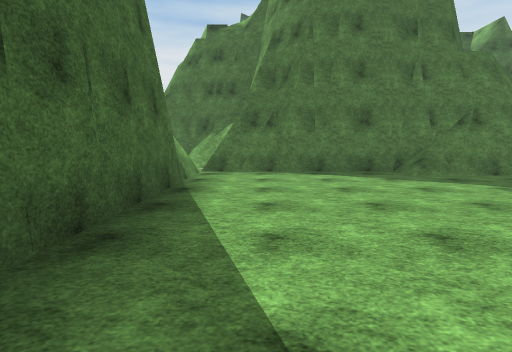
[1] (above)

16 first-person views from a walk through a 3-D level made in the Unity game engine. The camera is 1.4 m above the floor, tilts 6° down and sees 80° across. The floor is counted in squares, 2 m on a side. Each view is taken from the middle of a square. On the plan, view 1 faces up. The plan holds only what a view shows up to about 10 squares ahead; the rest is blank. The place goes on beyond the plan. Some animated figures are left out. Surface patterns are stand-ins for the level's own textures.

[2]
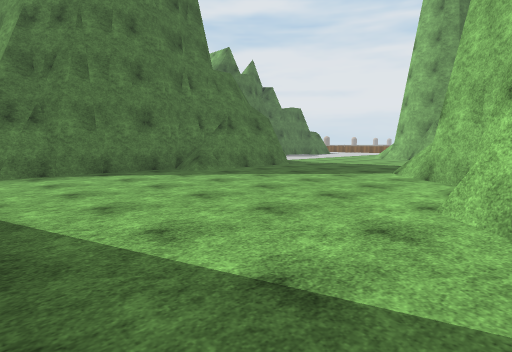

[3]
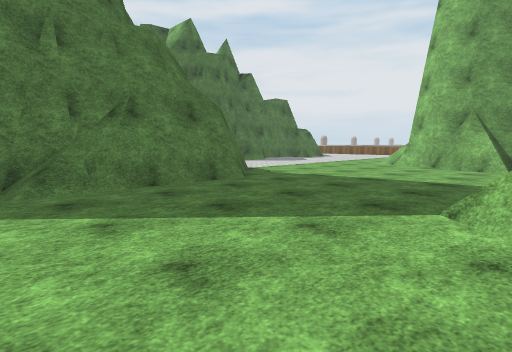

[4]
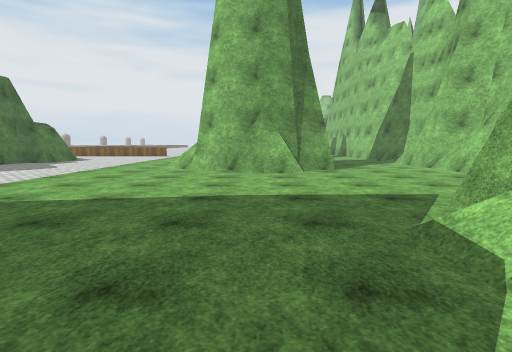

[5]
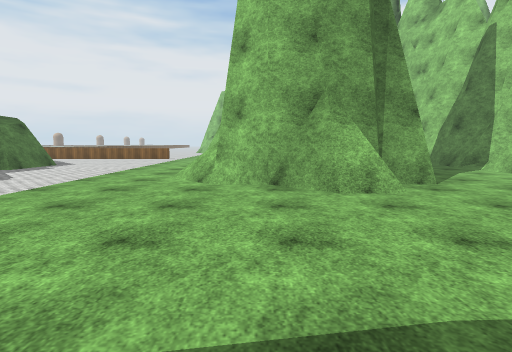

[6]
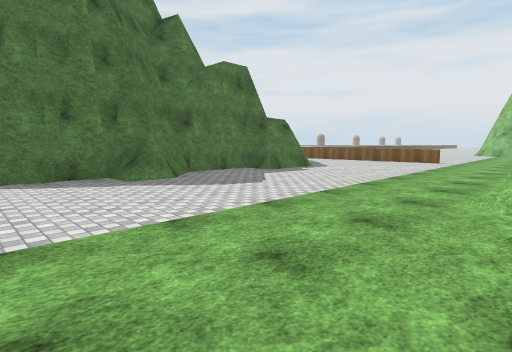

[7]
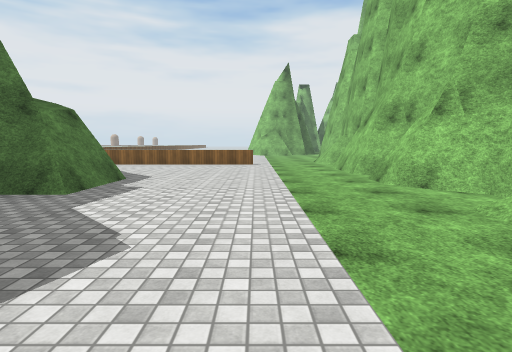

[8]
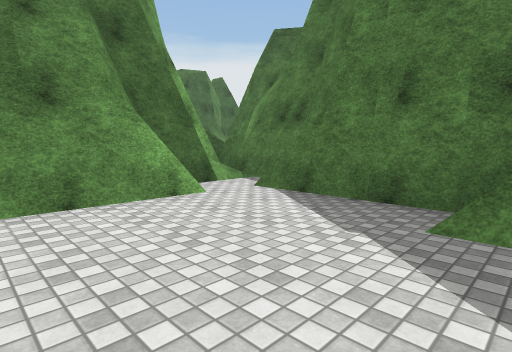

[9]
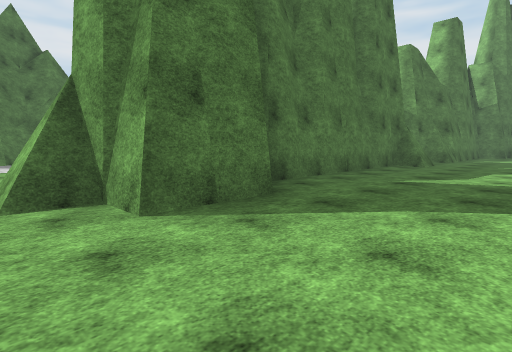

[10]
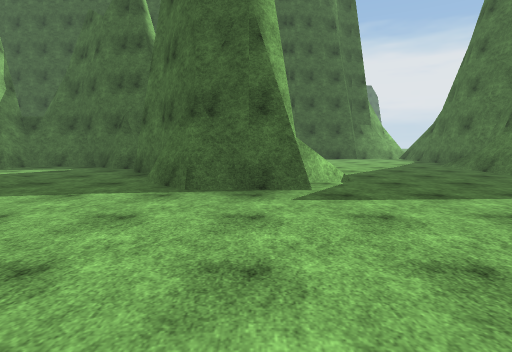

[11]
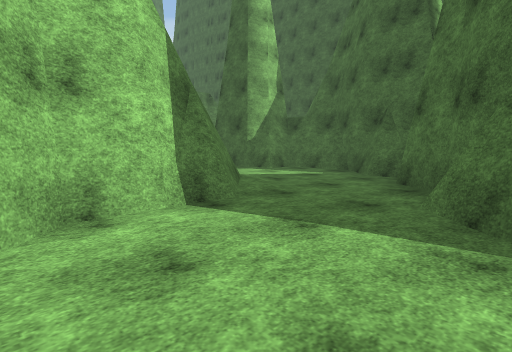

[12]
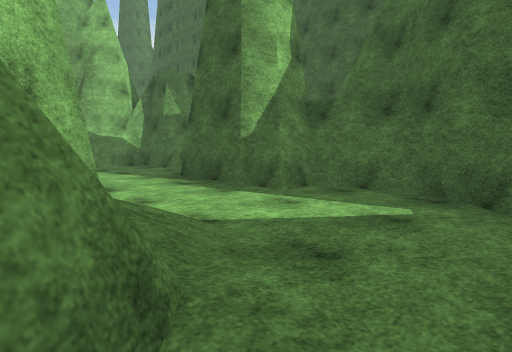

[13]
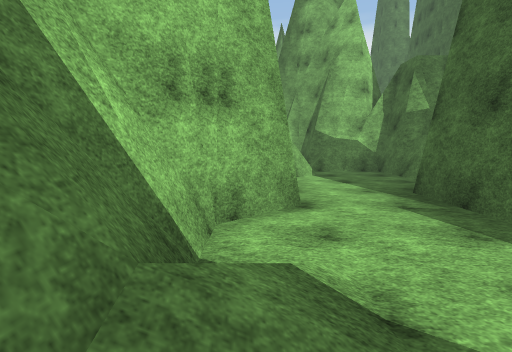

[14]
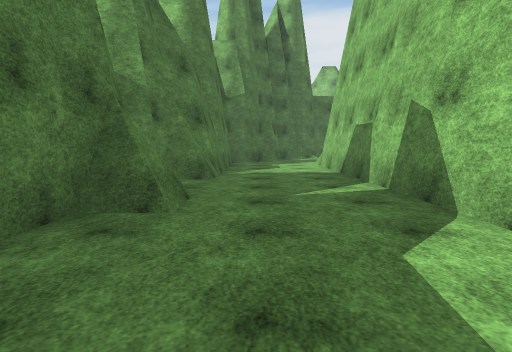

[15]
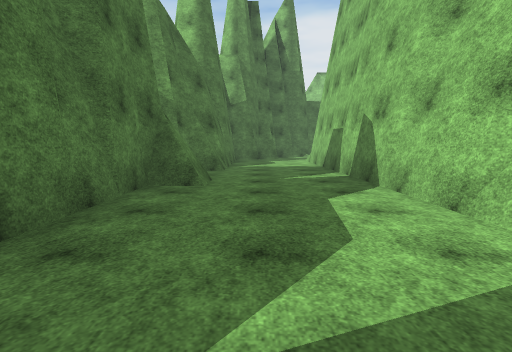

[16]
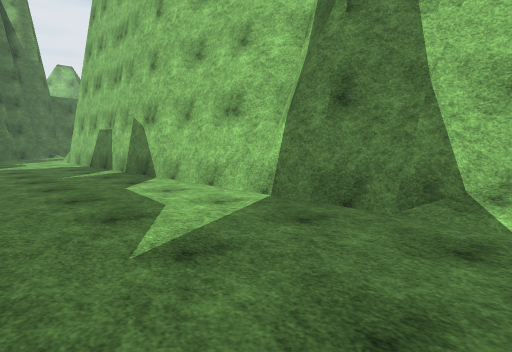

### Floor plan
Key: @ floor where view 1 was taken; # wall or solid block; . floor; / step, stairs or slope; = window, fence, low wall or low ledge.
Columns run from 2 left of view 1 to 29 right of it. Each row starts with its distance up from view 1.
 14         #####
 13          #/.########  ..=
 12          ##....//..##...=
 11           ##............=
 10 ##         #............=
  9 /#        ##............=
  8  ####### ##..............
  7 #...../###...............
  6 #...............#//#####.
  5 #...............####
  4 #..............## #
  3 #..............##############
  2 #.......###.....##......##.#####
  1  ....######.....................
  0  .@.##   ##.....................
 -1        ###.....####.############
 -2       ##...... ########
 -3      ##.../###
 -4      #.../##
 -5      #.../#
 -6      ##../#
 -7      ##...#
 -8       #..##
 -9       #..
-10       ...
-11      #...
-12      #..#
-13      ###
-14       ##

Positions as (right, up) in squares from view 1, and headings:
1: (0, 0), facing up
2: (-1, 0), facing up-right
3: (3, 2), facing up-right
4: (5, 4), facing right
5: (8, 5), facing right
6: (10, 6), facing up-right
7: (12, 9), facing right
8: (13, 9), facing up-left
9: (12, -1), facing up-right
10: (13, 1), facing left
11: (11, 0), facing down-left
12: (8, -3), facing down-left
13: (7, -4), facing down
14: (19, 1), facing right
15: (17, 1), facing right
16: (16, 2), facing down-right
